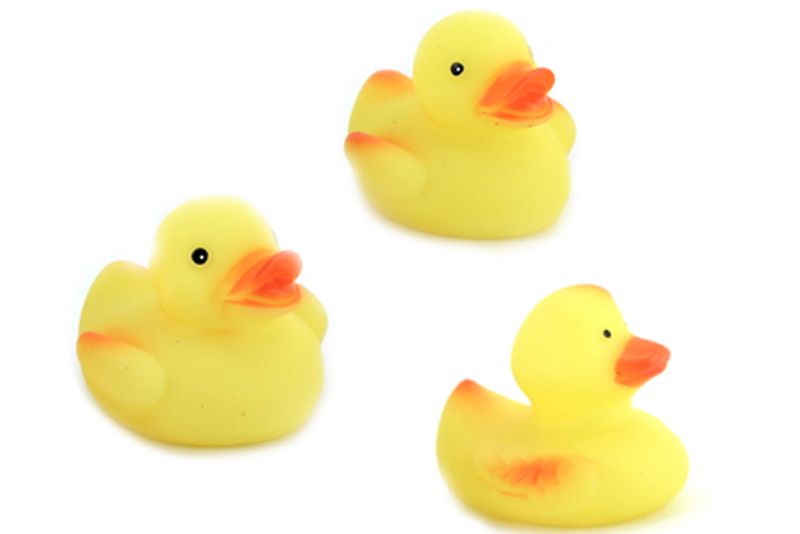
#> input picture P1_P2/trespatos.jpg, 800 x 534 px
$ python Practica6_21310181.py
#> lines starting #> are read from the running program, lines starting #| are printed output that depends on the picture; after the words box and inside, x2 and y2 are one past the last pixel; in counts of white or black regions, pixels touching at a corner belong together
#Paulo Enrique Muñoz Razón      21310181
#Practica 6               19/03/2024
#Vision Artificial

#!/usr/bin/env python
# -*- coding: cp1252 -*-
# -*- coding: 850 -*-
# -*- coding: utf-8 -*-

import cv2
import numpy as np
from matplotlib import pyplot as plt

img_rgb = cv2.imread('trespatos.jpg')
#> img_rgb is the input picture: shape (534, 800, 3); mean B, G, R 203.8, 241.6, 250.3
img_gray = cv2.cvtColor(img_rgb, cv2.COLOR_BGR2GRAY)
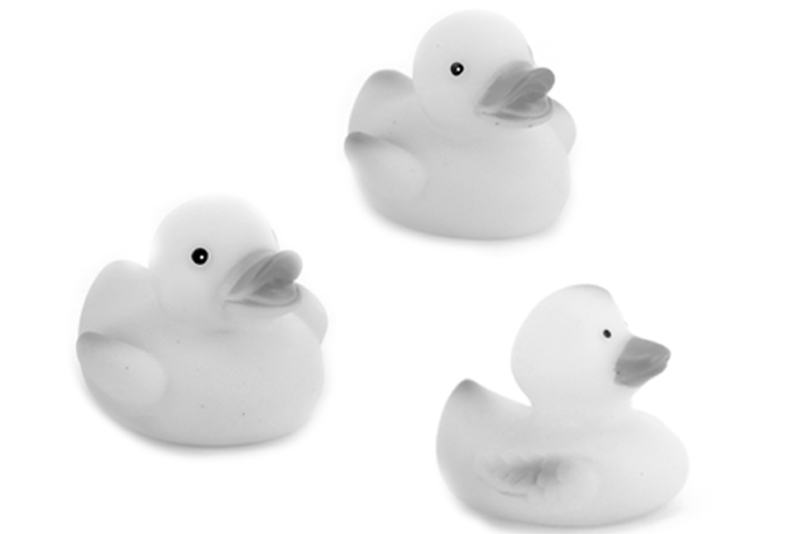
#> img_gray: shape (534, 800); min 0, max 255, mean 239.9
template = cv2.imread('trespatos.jpg',0)
#> template: shape (534, 800); min 0, max 255, mean 239.9
w, h = template.shape[::-1]
#> w = 800; h = 534

res = cv2.matchTemplate(img_gray,template,cv2.TM_CCOEFF_NORMED)
#> res = [1]
threshold = 0.8
loc = np.where( res >= threshold)
#> loc = ([0], [0])
for pt in zip(*loc[::-1]):
    cv2.rectangle(img_rgb, pt, (pt[0] + w, pt[1] + h), (0,0,255), 2)
#> this loop made 1 pass
#> pt on pass 1: (0, 0)
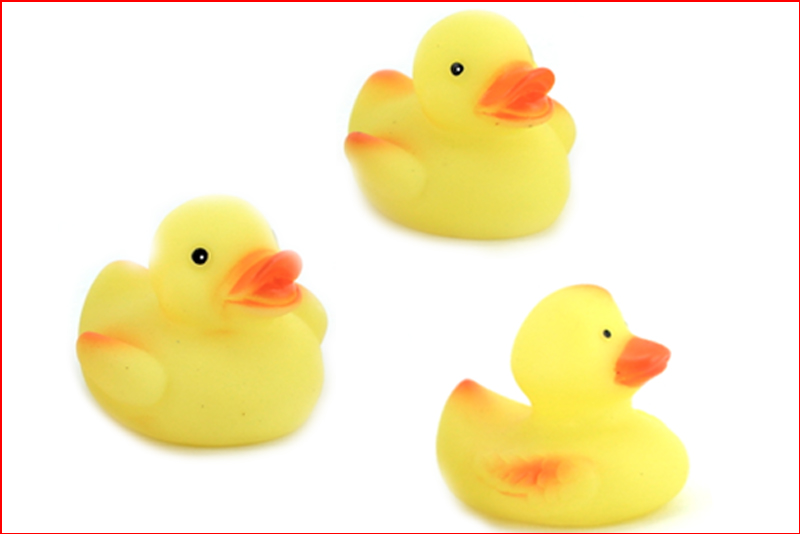
#> img_rgb: shape (534, 800, 3); 0.93% of pixels changed, all inside (x1, y1, x2, y2) = (0, 0, 800, 534)

cv2.imwrite('res.jpg',img_rgb)

$ run again, with P1_P2/IR.png saved as P1_P2/trespatos.jpg
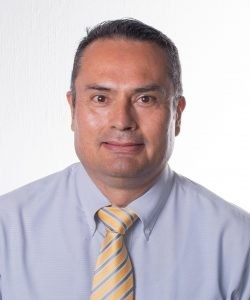
#> input picture P1_P2/IR.png, 250 x 300 px
#> img_rgb is the input picture: shape (300, 250, 3); mean B, G, R 196.3, 190.8, 201.2
#> `img_gray = cv2.cvtColor(img_rgb, cv2.COLOR_BGR2GRAY)`:
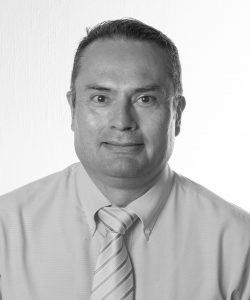
#> img_gray: shape (300, 250); min 17, max 255, mean 194.5
#> res = [1]
#> loc = ([0], [0])
#> the loop `for pt in zip(*loc[::-1]):` made 1 pass
#> pt on pass 1: (0, 0)
#> after the loop `for pt in zip(*loc[::-1]):`:
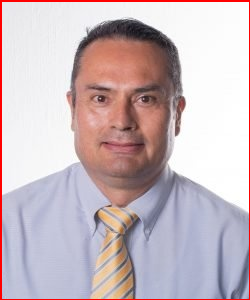
#> img_rgb: shape (300, 250, 3); 2.19% of pixels changed, all inside (x1, y1, x2, y2) = (0, 0, 250, 300)
